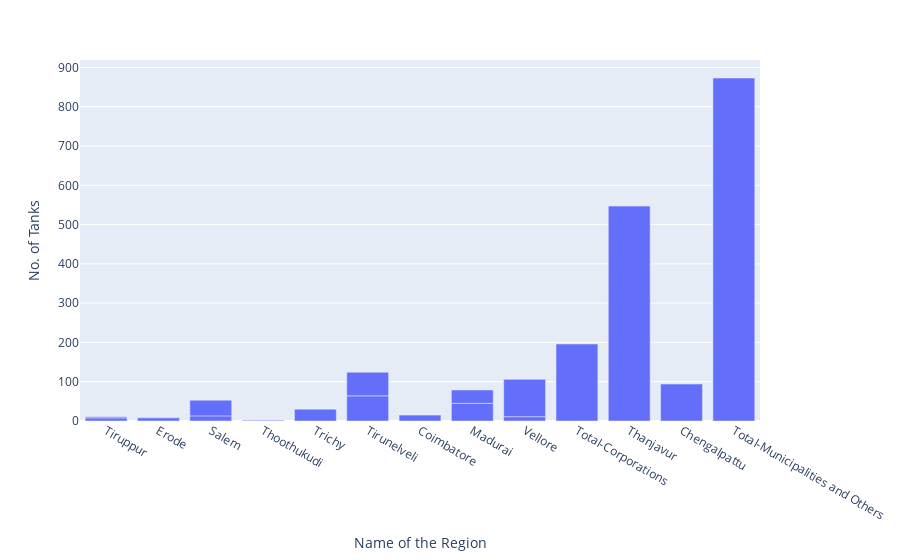

Notebook code cell kept with this figure:
### Code cell
fig= px.bar(totalwaterbodies, x = "Name of the Region", y = "No. of Tanks")
fig.show()

### Figure 1 — Plotly figure (JSON) as saved in the notebook; plotly's stock layout.template omitted (floating-point values rounded to 4 significant figures)
{"data": [{"alignmentgroup": "True", "hovertemplate": "Name of the Region=%{x}<br>No. of Tanks=%{y}<extra></extra>", "legendgroup": "", "marker": {"color": "#636efa", "pattern": {"shape": ""}}, "name": "", "offsetgroup": "", "orientation": "v", "showlegend": false, "textposition": "auto", "type": "bar", "x": ["Tiruppur", "Erode", "Salem", "Thoothukudi", "Trichy", "Tirunelveli", "Coimbatore", "Madurai", "Vellore", "Total-Corporations", "Tiruppur", "Vellore", "Tirunelveli", "Thanjavur", "Madurai", "Salem", "Chengalpattu", "Total-Municipalities and Others"], "xaxis": "x", "y": [8, 8, 13, 2, 30, 64, 15, 45, 11, 196, 3, 95, 60, 547, 34, 40, 94, 873], "yaxis": "y"}], "layout": {"barmode": "relative", "legend": {"tracegroupgap": 0}, "margin": {"t": 60}, "xaxis": {"anchor": "y", "domain": [0, 1], "title": {"text": "Name of the Region"}}, "yaxis": {"anchor": "x", "domain": [0, 1], "title": {"text": "No. of Tanks"}}}}
